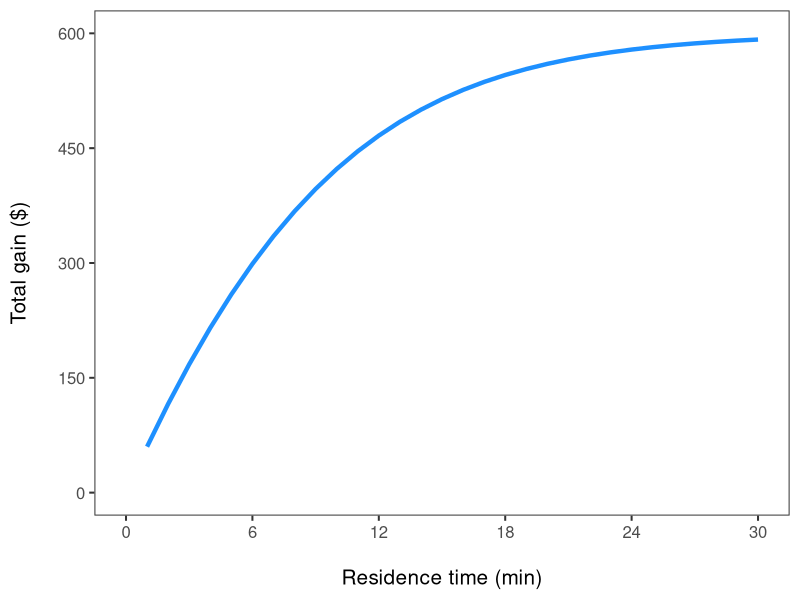
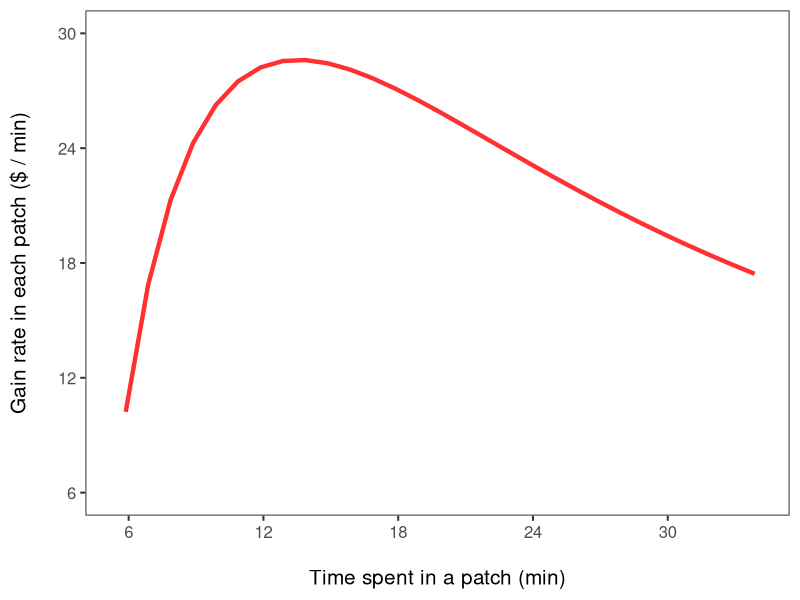

Generate these figures, in order, with R:
## ---- chunk 1
knitr::opts_chunk$set(
  fig.align = "center",
  warning = FALSE,
  message = FALSE
)
## ---- chunk 2
Tf <- 30               # game duration
N_in_t0 <- 50          # total number of marbles at a given station
N1_in_t0 <- 10         # marbles of type 1
N2_in_t0 <- N1_in_t0   # marbles of type2

Nsubstrat <- N_in_t0 - (N1_in_t0 + N2_in_t0)

lambda_in <- (60 / 10) # searching rate when not handling (marbles that can be drawn / min)
h1_in <- (10 / 60)     # handling time prey type 1 (min / marble)
h2_in <- (10 / 60)     # handling time prey type 1 (min/marble)

e1_in <- 60            # points gained by consuming a prey of type 1 (points/marble)
e2_in <- 10            # points gained by consuming a prey of type 1 (points/marble)
p1_in <- 1             # if marble of type 1 are taken, p = 1; 0 otherwise
p2_in <- 0             # if marble of type 2 are taken, p = 1; 0 otherwise
## ---- chunk 3
E_in_t0 <- ((lambda_in * (N1_in_t0 / N_in_t0) * e1_in * p1_in) +
            (lambda_in * (N2_in_t0 / N_in_t0) * e2_in * p2_in)) /
            (1 + (lambda_in * (N1_in_t0 / N_in_t0) * h1_in * p1_in) +
            (lambda_in * (N2_in_t0 / N_in_t0) * h2_in * p2_in))


cons1_in_T0 <- (lambda_in * (N1_in_t0 / N_in_t0) * p1_in) /
               (1 + (lambda_in * (N1_in_t0 / N_in_t0) * h1_in * p1_in) +
               (lambda_in * (N2_in_t0 / N_in_t0) * h2_in * p2_in))


cons2_in_T0 <- (lambda_in * (N2_in_t0 / N_in_t0) * p2_in) /
               (1 + (lambda_in * (N1_in_t0 / N_in_t0) * h1_in * p1_in) +
               (lambda_in * (N2_in_t0 / N_in_t0) * h2_in * p2_in))
## ---- chunk 4
E_in_t <- E_in_t0
#cumE_in_t <- E_in_t0
N1_in_t <- N1_in_t0
N2_in_t <- N2_in_t0
N_in_t <- N_in_t0
vN1_in_t <- numeric()
vN2_in_t <- numeric()
vN_in_t <- numeric()
vE_in_t <- numeric()
vnum <- numeric()
vdenom <- numeric()
## ---- chunk 5

for (i in 1:(Tf)) {

  N1_in_t <- N1_in_t -
            ((lambda_in * (N1_in_t / N_in_t) * p1_in) /
             (1 + (lambda_in * (N1_in_t / N_in_t) * h1_in * p1_in) +
             (lambda_in * (N2_in_t / N_in_t) * h2_in * p2_in))
            )

  N2_in_t <- N2_in_t -
             ((lambda_in * (N2_in_t / N_in_t) * p2_in) /
              (1 + (lambda_in * (N1_in_t / N_in_t) * h1_in * p1_in) +
              (lambda_in * (N2_in_t / N_in_t) * h2_in * p2_in))
             )

  E_in_t <- ((lambda_in * (N1_in_t / N_in_t) * e1_in * p1_in) +
             (lambda_in * (N2_in_t / N_in_t) * e2_in * p2_in)
            ) /
            (1 + (lambda_in * (N1_in_t / N_in_t) * h1_in * p1_in) +
             (lambda_in * (N2_in_t / N_in_t) * h2_in * p2_in)
            )

  N_in_t <- N1_in_t + N2_in_t + Nsubstrat

  num  <- (lambda_in * (N1_in_t / N_in_t) * e1_in * p1_in) +
          (lambda_in * (N2_in_t / N_in_t) * e2_in * p2_in)

  denom <- 1 +
           (lambda_in * (N1_in_t / N_in_t) * h1_in * p1_in) +
           (lambda_in * (N2_in_t / N_in_t) * h2_in * p2_in)

  vN1_in_t[i] <- (N1_in_t)
  vN2_in_t[i] <- (N2_in_t)
  vN_in_t[i] <- (N_in_t)
  vE_in_t[i] <- (E_in_t)

  vnum[i] <- (num)
  vdenom[i] <- (denom)

}
## ---- chunk 6

# Extract parameters
E_in <- vnum / vdenom             # rate of point collection
E_in1 <- append((E_in_t0), E_in)

totgain_temp <- cumsum(E_in1)     # gain function (for each min)
totgain <- totgain_temp[1:Tf]     # gain function only during Tf  (to easily correct for poor coding!)
Residencytime <- 1:Tf

# Plot
library(ggplot2)
dat <- data.frame(x = Residencytime, y = totgain)

ggplot(data = dat, aes(x = x, y = y)) +
    geom_line(linewidth = 1.5, color = "dodgerblue") +
    xlab("\nResidence time (min)") +
    ylab("Total gain ($)\n") +
    scale_x_continuous(breaks = seq(0, 30, 6), limits = c(0, 30)) +
    scale_y_continuous(breaks = seq(0, 600, 150), limits = c(0, 600)) +
    theme_bw(base_size = 15) +
    theme(panel.grid = element_blank())
## ---- chunk 7
a <- 30 * 23       # area search rate (m2 / min) (i.e. width * speed)
N1 <- 100 / 112000 # density of patch type 1  (patches / m2) (i.e., 100 patches in about 120 000 m2)
#N2 <- N1          # density of patch type 2  (patches / m2)
mus <- 0.5         # survival probability when travelling between patches
muh <- mus         # survival probability when in a patch (i.e. when handling food)
mur <- .9          # survival probability when in refuge
#p1 <- 1
#p2 <- 1           # p2 = 0 because only one type of resource patch

hx <- 1:Tf         # h: min spent in a patch handing marbles
# encounter (patch/min) * handling a patch (min/patch)
## ---- chunk 8
Trx <- 1:Tf
hpatcha <- c(rep(hx, times = length(Trx)))
totgain1 <- c(rep(totgain, times = length(Trx)))
Tr <- c(rep(Trx, each = length(hx)))
## ---- chunk 9
Alldata1 <- matrix(c(Tr, hpatcha, totgain1), nrow = (length(Tr)), ncol = 3)
colnames(Alldata1) <- c("Tr", "hpatch", "e_intra")

# Encounter rate (m2 / min * patch / m2 = patch / min) with patch of type 1
# (only this type present)
lambdaAll1 <- a * N1

# Minutes to encounter next patch = 1 / lambdaAll1
Timepatch_enc1 <- 1 / lambdaAll1

# time spent in each patch + time to the next patch
timeto_search_handl1 <- Timepatch_enc1 + hpatcha

# total no of patches visited during Tf
tot_patch_process_during_Tf <- (Tf - Tr) / timeto_search_handl1
Num_patches <- tot_patch_process_during_Tf

# modulo to get min remaining
remaining <- (Tf - Tr) %% timeto_search_handl1
# if +, then can consume the last patch completely
# i.e. 2.7 patches --> 3 patches completely consumed
diff1 <- remaining - hpatcha

# number of patches fully handled
nb_patch_fullyhandl <- ifelse(
    diff1 < 0,
    floor(Num_patches), ceiling(Num_patches)
)

# gain in the last patch is not fully handled
bbbb <- ifelse(diff1 < 0, totgain_temp[remaining], 0)
# search time at the end. =0 if last patch not fully consumed, remaining otherwise
cccc <- ifelse(diff1 < 0, 0, diff1)
# time spent handling last patch if only partially consumed
dddd <- ifelse(diff1 < 0, remaining, 0)

gain_duringTf <- (nb_patch_fullyhandl * totgain1) + bbbb
Ts_inter <- (Timepatch_enc1 * (floor(Num_patches))) + cccc # assume that consumer starts in a patch
Th1 <- (hpatcha * nb_patch_fullyhandl) + dddd

# overall survival probability, given the time spent in different behaviours
# (searching, handling marbles at a station, waiting in a refuge)
mu <- ((Ts_inter * mus + Th1 * muh + Tr * mur) / Tf)

# Expected long term gain rate, given probability of survival
Eall1 <- gain_duringTf * mu

loc1 <- which(Eall1 == max(Eall1))

zz <- matrix(
    c(
     Eall1, gain_duringTf, mu,
     hpatcha, nb_patch_fullyhandl,
     Ts_inter, Th1, Tr
    ),
    ncol = 8
)
colnames(zz) <- c(
    "Eall", "E", "mu", "h",
    "NbPatch_consumed",
    "Ts", "Th", "Tr"
)

# Long-term expected gain, overall risk, handling rate
# number of stations fully consumed
# time spent searching, handling, in refuge
Value_given_optimal_behaviour <- c(
    Eall1[loc1], gain_duringTf[loc1],
    mu[loc1], hpatcha[loc1], nb_patch_fullyhandl[loc1],
    Ts_inter[loc1], Th1[loc1], Tr[loc1]
)

Value_given_optimal_behaviour <- round(
  Value_given_optimal_behaviour, digits = 2
)

# Long-term expected gain, overall risk, handling rate
# number of stations fully consumed
# time spent searching, handling, in refuge
Variable <- c(
  "Realized gain ($)", "gain_no_pred",
  "Overall mortality risk", "Patch resience time (min)",
  "nb of patches fully handled", "Total time searching patches (min)",
  "Total time in patches (min)", "Total time in refuge (min)"
)

c <- data.frame(Variable = Variable, Value = Value_given_optimal_behaviour)

## ---- chunk 10
c
## ---- chunk 11

# Extract model parameters
timex <- 1:length(totgain_temp)
timex <- timex + Ts_inter[loc1]
gain <- totgain_temp / timex
#gain2 <- Eall1/timex #plot(timex, gain)

dat <- data.frame(x = timex, y = gain)

# library(ggplot2)
ggplot(data = dat, aes(x = x, y = y)) +
    geom_line(linewidth = 1.5, color = "firebrick1") +
    xlab("\nTime spent in a patch (min)") +
    ylab("Gain rate in each patch ($ / min)\n") +
    scale_x_continuous(breaks = seq(0, 30, 6), limits = c(5.5, 34)) +
    scale_y_continuous(breaks = seq(0, 30, 6), limits = c(6, 30)) +
    theme_bw(base_size = 15) +
    theme(panel.grid = element_blank())
